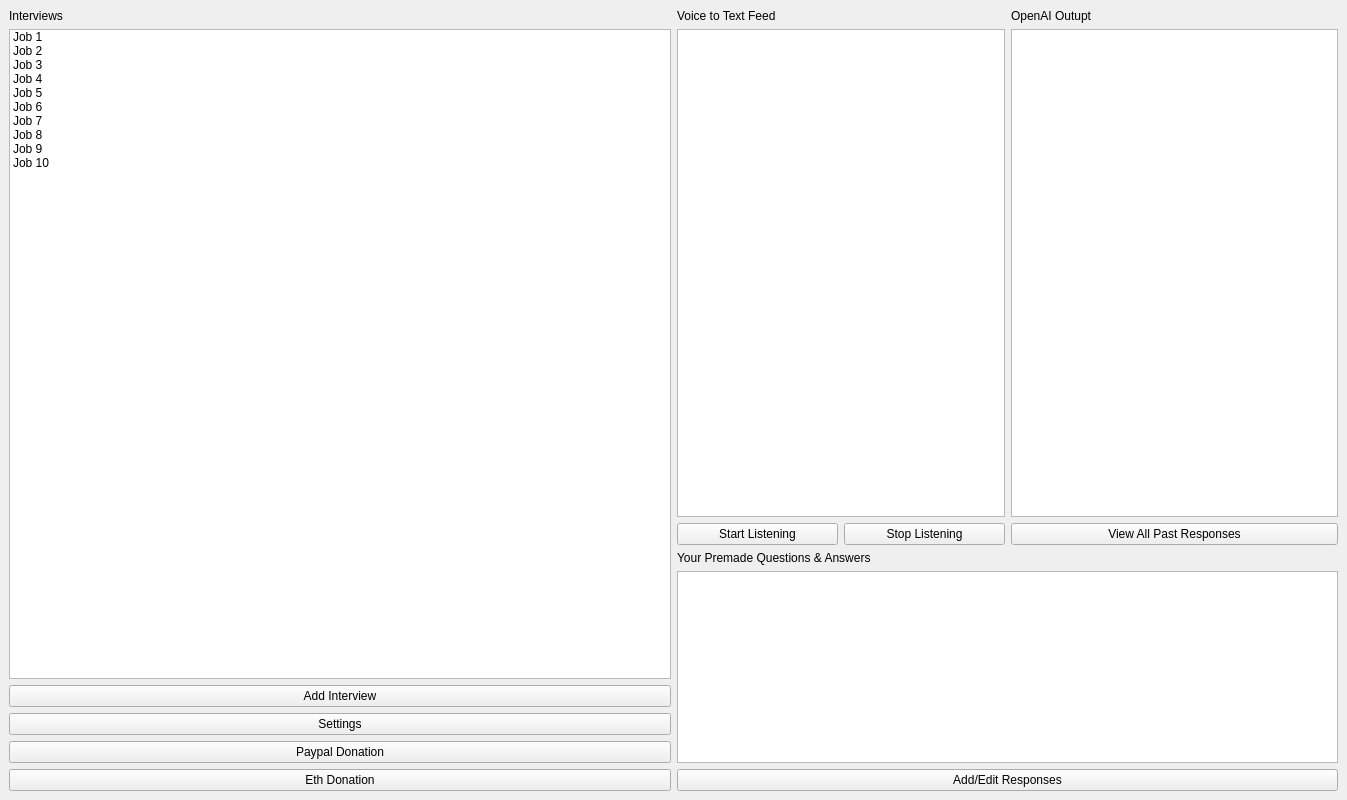
<?xml version="1.0" encoding="UTF-8"?>
<ui version="4.0">
 <class>MainWindow</class>
 <widget class="QMainWindow" name="MainWindow">
  <property name="geometry">
   <rect>
    <x>0</x>
    <y>0</y>
    <width>1347</width>
    <height>800</height>
   </rect>
  </property>
  <property name="windowTitle">
   <string>MainWindow</string>
  </property>
  <property name="styleSheet">
   <string notr="true"/>
  </property>
  <widget class="QWidget" name="centralwidget">
   <layout class="QGridLayout" name="gridLayout_3">
    <item row="0" column="0" rowspan="2">
     <layout class="QVBoxLayout" name="verticalLayout">
      <item>
       <widget class="QLabel" name="interviewTitle">
        <property name="styleSheet">
         <string notr="true">font: 75 10pt &quot;Verdana&quot;;</string>
        </property>
        <property name="text">
         <string>Interviews</string>
        </property>
       </widget>
      </item>
      <item>
       <widget class="QListWidget" name="interviewList">
        <property name="styleSheet">
         <string notr="true">QListWidget {

	font: 75 10pt &quot;Verdana&quot;;

}</string>
        </property>
        <item>
         <property name="text">
          <string>Job 1</string>
         </property>
        </item>
        <item>
         <property name="text">
          <string>Job 2</string>
         </property>
        </item>
        <item>
         <property name="text">
          <string>Job 3</string>
         </property>
        </item>
        <item>
         <property name="text">
          <string>Job 4</string>
         </property>
        </item>
        <item>
         <property name="text">
          <string>Job 5</string>
         </property>
        </item>
        <item>
         <property name="text">
          <string>Job 6</string>
         </property>
        </item>
        <item>
         <property name="text">
          <string>Job 7</string>
         </property>
        </item>
        <item>
         <property name="text">
          <string>Job 8</string>
         </property>
        </item>
        <item>
         <property name="text">
          <string>Job 9</string>
         </property>
        </item>
        <item>
         <property name="text">
          <string>Job 10</string>
         </property>
        </item>
       </widget>
      </item>
      <item>
       <widget class="QPushButton" name="addInterviewButton">
        <property name="text">
         <string>Add Interview</string>
        </property>
       </widget>
      </item>
     </layout>
    </item>
    <item row="0" column="1">
     <layout class="QGridLayout" name="gridLayout">
      <item row="3" column="1">
       <widget class="QTextEdit" name="voiceToTextTextEdit">
        <property name="styleSheet">
         <string notr="true"/>
        </property>
       </widget>
      </item>
      <item row="2" column="2">
       <widget class="QLabel" name="aiResponseTitle">
        <property name="styleSheet">
         <string notr="true">font: 75 10pt &quot;Verdana&quot;;</string>
        </property>
        <property name="text">
         <string>OpenAI Outupt</string>
        </property>
       </widget>
      </item>
      <item row="3" column="2">
       <widget class="QTextEdit" name="aiResponseTextEdit"/>
      </item>
      <item row="2" column="1">
       <widget class="QLabel" name="voiceToTextTitle">
        <property name="styleSheet">
         <string notr="true">font: 75 10pt &quot;Verdana&quot;;</string>
        </property>
        <property name="text">
         <string>Voice to Text Feed</string>
        </property>
       </widget>
      </item>
      <item row="4" column="2">
       <widget class="QPushButton" name="pastResponseButton">
        <property name="text">
         <string>View All Past Responses</string>
        </property>
       </widget>
      </item>
      <item row="4" column="0">
       <layout class="QGridLayout" name="gridLayout_2"/>
      </item>
      <item row="4" column="1">
       <layout class="QHBoxLayout" name="horizontalLayout_2">
        <item>
         <widget class="QPushButton" name="startListeningButton">
          <property name="text">
           <string>Start Listening</string>
          </property>
         </widget>
        </item>
        <item>
         <widget class="QPushButton" name="pushButton">
          <property name="text">
           <string>Stop Listening</string>
          </property>
         </widget>
        </item>
       </layout>
      </item>
     </layout>
    </item>
    <item row="1" column="1" rowspan="2">
     <layout class="QVBoxLayout" name="customQuestionListLayout">
      <item>
       <widget class="QLabel" name="customQuestionTitle">
        <property name="styleSheet">
         <string notr="true">font: 75 10pt &quot;Verdana&quot;;</string>
        </property>
        <property name="text">
         <string>Your Premade Questions &amp; Answers</string>
        </property>
       </widget>
      </item>
      <item>
       <widget class="QListWidget" name="customQuestionList"/>
      </item>
      <item>
       <widget class="QPushButton" name="addEditResponseButton">
        <property name="text">
         <string>Add/Edit Responses</string>
        </property>
       </widget>
      </item>
     </layout>
    </item>
    <item row="2" column="0">
     <layout class="QGridLayout" name="donationGridLayout">
      <item row="2" column="0">
       <widget class="QPushButton" name="ethButton">
        <property name="text">
         <string>Eth Donation</string>
        </property>
       </widget>
      </item>
      <item row="1" column="0">
       <widget class="QPushButton" name="paypalButton">
        <property name="text">
         <string>Paypal Donation</string>
        </property>
       </widget>
      </item>
      <item row="0" column="0">
       <widget class="QPushButton" name="settingsButton">
        <property name="text">
         <string>Settings</string>
        </property>
       </widget>
      </item>
     </layout>
    </item>
   </layout>
  </widget>
 </widget>
 <resources/>
 <connections/>
</ui>
